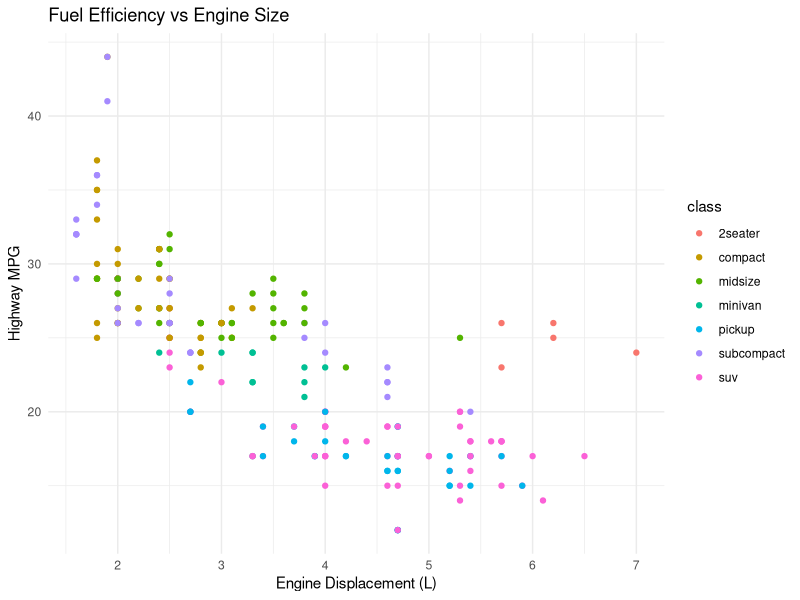

Recreate this plot in R.
## ---- chunk 1
library(tidyverse)
## ---- chunk 2
# Mapping 'mpg' data: Engine displacement vs Highway miles per gallon
ggplot(mpg, aes(x = displ, y = hwy, color = class)) +
  geom_point() +
  labs(title = "Fuel Efficiency vs Engine Size", x = "Engine Displacement (L)", y = "Highway MPG") +
  theme_minimal()
